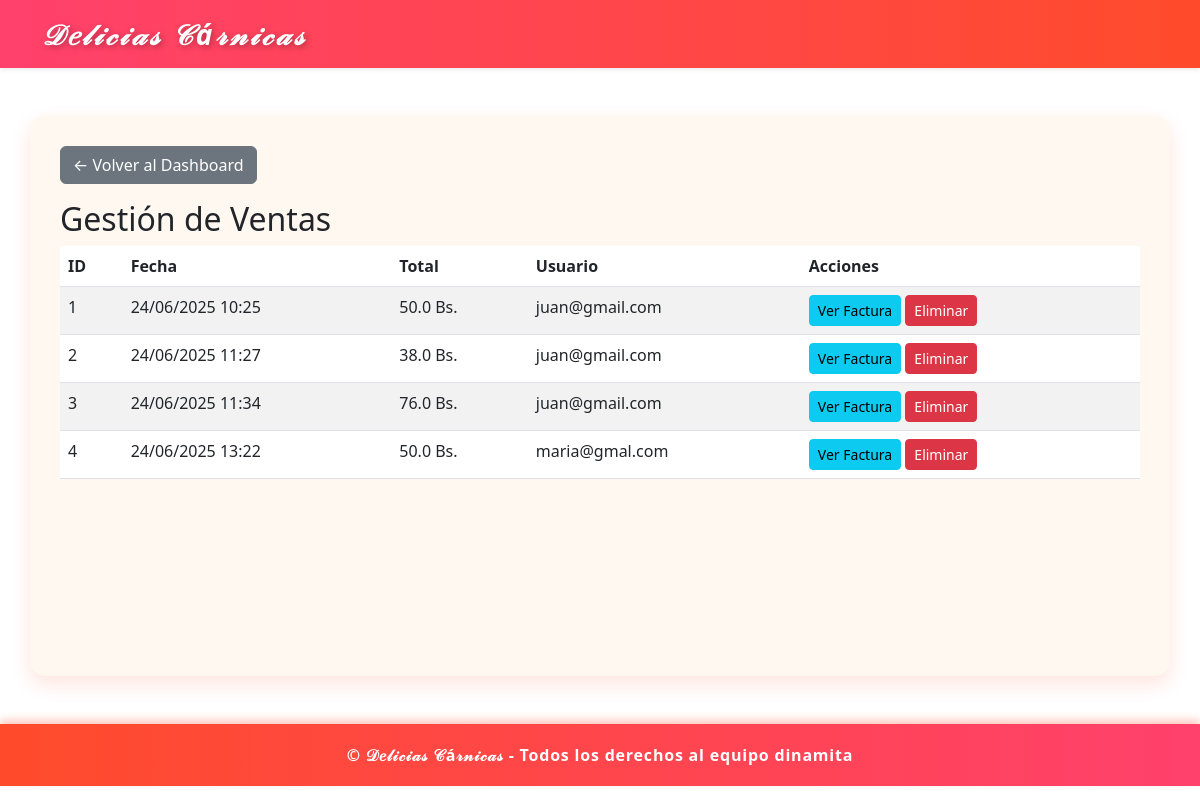
Page /admin/ventas (signed in) on the committed database.
### models/venta_model.py (models this page shows)
class Venta(db.Model):
    __tablename__ = 'venta'
    id = db.Column(db.Integer, primary_key=True)
    usuario_id = db.Column(db.Integer, db.ForeignKey('usuarios.id'), nullable=False)
    fecha = db.Column(db.DateTime, default=datetime.utcnow)
    total = db.Column(db.Float, nullable=False)
    usuario = db.relationship('Usuario', backref='ventas')
    pagos = db.relationship('Pago', backref='venta', cascade='all, delete-orphan')

### models/usuario_model.py (models this page shows, shortened)
class Usuario(db.Model, UserMixin):
    __tablename__ = 'usuarios'
    id = db.Column(db.Integer, primary_key=True)
    username = db.Column(db.String(50), unique=True, nullable=False)
    email = db.Column(db.String(100), unique=True, nullable=False)
    password = db.Column(db.String(200), nullable=False)
    rol = db.Column(db.String(20), nullable=False, default='cliente')
    cliente = db.relationship('Cliente', back_populates='usuario', uselist=False, cascade='all, delete-orphan')

### controllers/admin_controller.py (the view)
@admin_bp.route('/ventas')
@login_required
def ventas():
    ventas = Venta.query.all()
    return render_template('admin/ventas.html', ventas=ventas)

### run.py (called while the page is built)
def create_app():
    app = Flask(__name__)
    app.config.from_object(Config)
    init_app(app)
    login_manager = LoginManager()
    login_manager.init_app(app)
    login_manager.login_view = 'auth.login'
    @login_manager.user_loader
    def load_user(user_id):
        return Usuario.query.get(int(user_id))
    app.register_blueprint(auth_bp, url_prefix='/auth')
    app.register_blueprint(admin_bp, url_prefix='/admin')
    app.register_blueprint(cliente_bp, url_prefix='/cliente')
    @app.route('/')
    def index():
        return render_template('index.html')
    return app

### templates/admin/ventas.html
{% extends 'admin/base_admin.html' %}
{% block content %}
<a href="{{ url_for('admin.dashboard') }}" class="btn btn-secondary mb-3">← Volver al Dashboard</a>
<h2>Gestión de Ventas</h2>
<table class="table table-striped">
    <thead>
        <tr>
            <th>ID</th>
            <th>Fecha</th>
            <th>Total</th>
            <th>Usuario</th>
            <th>Acciones</th>
        </tr>
    </thead>
    <tbody>
        {% for venta in ventas %}
        <tr>
            <td>{{ venta.id }}</td>
            <td>{{ venta.fecha.strftime('%d/%m/%Y %H:%M') }}</td>
            <td>{{ venta.total }} Bs.</td>
            <td>{{ venta.usuario.username }}</td>
            <td>
                <a href="{{ url_for('admin.ver_factura', id=venta.id) }}" class="btn btn-info btn-sm">Ver Factura</a>
                <a href="{{ url_for('admin.eliminar_venta', id=venta.id) }}" class="btn btn-danger btn-sm">Eliminar</a>
            </td>
        </tr>
        {% endfor %}
    </tbody>
</table>
{% endblock %}

### templates/admin/base_admin.html (shortened to what this page needs)
{% extends "base.html" %}

### templates/base.html (shortened to what this page needs)
<!DOCTYPE html>
<html lang="es">
<head>
    <link href="https://cdn.jsdelivr.net/npm/bootstrap@5.3.0/dist/css/bootstrap.min.css" rel="stylesheet" />
</head>
<body>
    <nav class="navbar navbar-expand-lg navbar-dark shadow-sm">
        <div class="container">
            <a class="navbar-brand brand-logo fs-3" href="{{ url_for('index') }}">𝒟𝑒𝓁𝒾𝒸𝒾𝒶𝓈 𝒞á𝓇𝓃𝒾𝒸𝒶𝓈</a>
        </div>
    </nav>
    <main class="container mt-5 mb-5">
        {% block content %}{% endblock %}
    </main>
    <footer>
        &copy; 𝒟𝑒𝓁𝒾𝒸𝒾𝒶𝓈 𝒞á𝓇𝓃𝒾𝒸𝒶𝓈 - Todos los derechos al equipo dinamita
    </footer>
</body>
</html>

### templates/base.html (style rules this page uses)
nav.navbar { background: linear-gradient(90deg, #ff416c, #ff4b2b); box-shadow: 0 4px 8px rgba(255, 75, 43, 0.4); }
.brand-logo { font-family: 'Segoe UI', Tahoma, Geneva, Verdana, sans-serif; font-weight: 900; font-style: italic; color: white; letter-spacing: 0.1em; text-shadow: 2px 2px 6px rgba(0,0,0,0.3); transition: transform 0.3s ease; }
main.container { background: #fff8f0; padding: 30px; border-radius: 15px; box-shadow: 0 8px 20px rgba(255, 75, 43, 0.15); min-height: 70vh; }
footer { background: linear-gradient(90deg, #ff4b2b, #ff416c); color: white; padding: 1.2rem 0; text-align: center; font-weight: 600; letter-spacing: 0.05em; box-shadow: 0 -4px 8px rgba(255, 75, 43, 0.3); user-select: none; }

### rows in the picture
Venta: id "1", fecha "24/06/2025 10:25", total "50.0", usuario.username "juan@gmail.com"
Venta: id "2", fecha "24/06/2025 11:27", total "38.0", usuario.username "juan@gmail.com"
Venta: id "3", fecha "24/06/2025 11:34", total "76.0", usuario.username "juan@gmail.com"
Venta: id "4", fecha "24/06/2025 13:22", total "50.0", usuario.username "maria@gmal.com"
